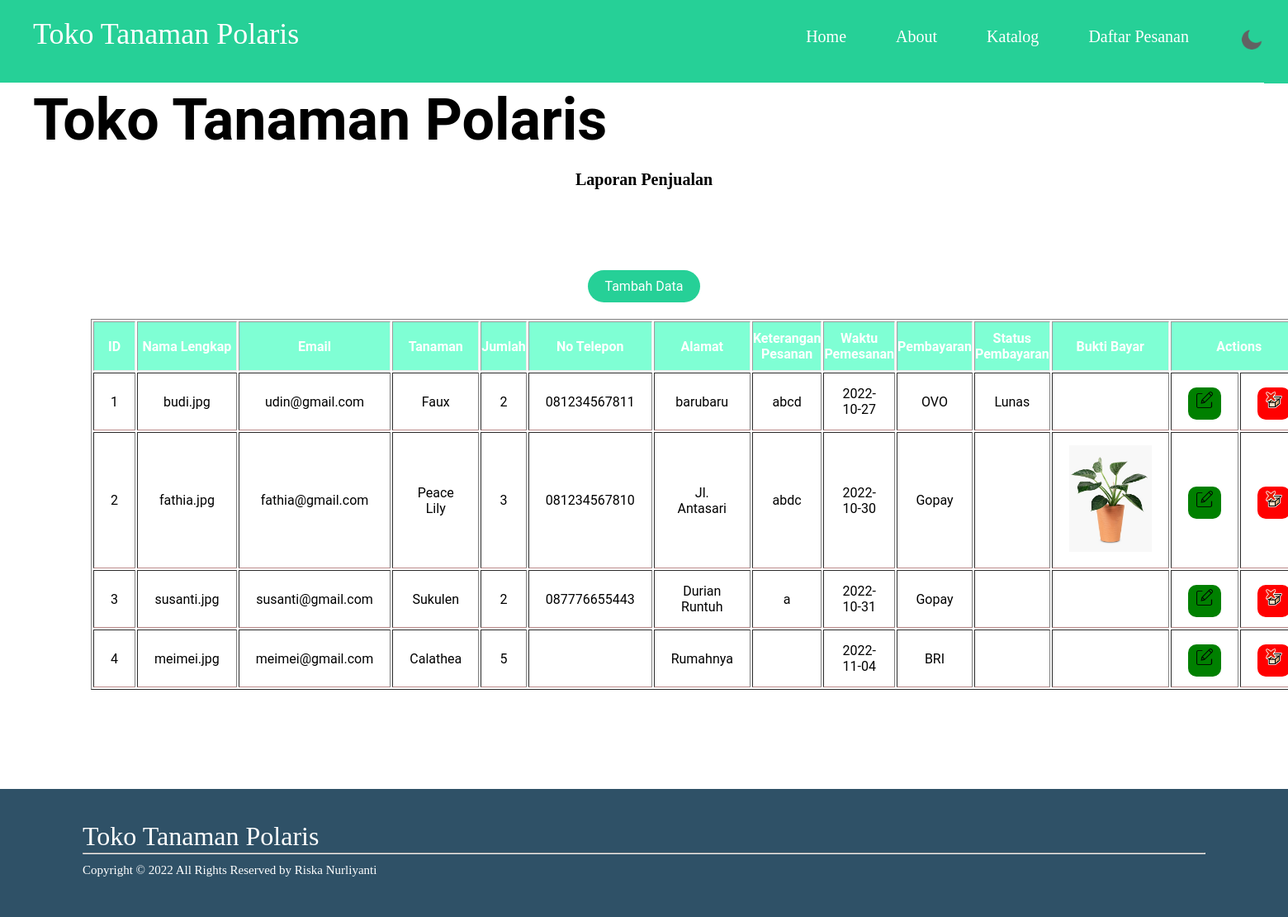
Page /laporanpenjualan.php on the committed database.
### tables this page shows
CREATE TABLE `penjualan` (
  `id` int(5) NOT NULL,
  `nama` varchar(30) NOT NULL,
  `email` varchar(30) NOT NULL,
  `tanaman` varchar(100) NOT NULL,
  `jumlah` int(11) NOT NULL,
  `telepon` varchar(15) NOT NULL,
  `alamat` varchar(30) NOT NULL,
  `keterangan` varchar(100) NOT NULL,
  `waktu_req` date NOT NULL,
  `pembayaran` varchar(10) NOT NULL,
  `statusbayar` varchar(15) NOT NULL,
  `nama_file` varchar(30) NOT NULL
);

### laporanpenjualan.php (the view, shortened to what this page needs)
<?php
    require 'config.php';
    $result = mysqli_query($db, "SELECT * FROM penjualan");
?>
<!DOCTYPE html>
<html lang="en">
  <head>
    <link rel="stylesheet" href="stylesheet/pesanan.css" />
    <link rel="stylesheet" href="stylesheet/daftarpesanan.css" />
  </head>
  <body>
    <div class="header">
      <nav>
        <div class="header-logo">Toko Tanaman Polaris</div>
        <ul class="navbar">
          <li>
            <a href="index.html"> Home </a>
          </li>
          <li>
            <a class="about" href="about.html"> About </a>
          </li>
          <li>
            <a href="katalog.html"> Katalog </a>
          </li>
          <li>
            <a href="daftarpesan.php"> Daftar Pesanan </a>
          </li>
          <li>
            <img src="Assets/moon.png" alt="dark" id="icon" />
          </li>
        </ul>
      </nav>
    </div>
    <div class="main">
      <div class="copy-container">
        <div class="container">
          <br>
          <br>
          <br>
          <h1 id="sub-judul">Toko Tanaman Polaris</h1>
          <h3 class="tanaman-title"> Laporan Penjualan</h3>
        </div>
          <div class="request-daftar">
           <br>
           <br>
           <a href="penjualan.php" class="tambah">Tambah Data</a>
            <table id="tabel" border = "1">
                <tr class="thead">
                    <th>ID</th>
                    <th nowrap>Nama Lengkap</th>
                    <th>Email</th>
                    <th>Tanaman</th>
                    <th>Jumlah</th>
                    <th>No Telepon</th>
                    <th>Alamat</th>
                    <th>Keterangan Pesanan</th>
                    <th>Waktu Pemesanan</th>
                    <th>Pembayaran</th>
                    <th>Status Pembayaran</th>
                    <th> Bukti Bayar</th>
                    <th colspan="2">Actions</th>
                </tr>
                <?php
                    $i = 1;
                    while($row = mysqli_fetch_array($result)){
                ?>
                <tr>
                    <td><?=$i;?></td>
                    <td nowrap><?=$row['nama']?></td>
                    <td><?=$row['email']?></td>
                    <td><?=$row['tanaman']?></td>
                    <td><?=$row['jumlah']?></td>
                    <td><?=$row['telepon']?></td>
                    <td><?=$row['alamat']?></td>
                    <td><?=$row['keterangan']?></td>
                    <td><?=$row['waktu_req']?></td>
                    <td><?=$row['pembayaran']?></td>
                    <td><?=$row['statusbayar']?></td>
                    <td> <img src = "gambar/<?=$row['nama_file']?>" alt="" width="100px"></td>
                    <td class="edit">
                        <a href="editjual.php?id=<?=$row['id'];?>">
                            <img src="svg/edit.png" width="20" height="20" class="bi bi-pencil-fill" viewBox="0 0 20 20">
                        </a>
                    </td>
                    <td class="hapus">
                        <a href="hapus.php?id=<?=$row['id'];?>">
                            <img src="svg/delete.png" width="20" height="20" class="bi bi-pencil-fill" viewBox="0 0 20 20">
                        </a>
                    </td>
                </tr>
                <?php
                    $i++;
                        }
                ?>
            </table>
          </div>
      </div>
    </div>
    <footer class="footer">
      <div class="footer-logo">Toko Tanaman Polaris</div>
      <hr />
      <p>Copyright &copy 2022 All Rights Reserved by Riska Nurliyanti</p>
    </footer>
  </body>
</html>

### stylesheet/pesanan.css (style rules this page uses)
html, body, ul, ol, li, h1, h2, h3, h4, h5, h6, p, form, input, div { margin: 0; padding: 0; }
:root { --primary-color: #26d097; --secondary-color: #fff; --body-color: #fff; }
body { font-family: "Avenir Next"; background-color: var(--body-color); }
nav { position: fixed; background: var(--primary-color); height: 100px; top: 0; left: 0; width: 100%; }
nav ul.navbar { float: right; margin: 0; padding: 0; display: block; }
nav ul.navbar li { display: inline-block; margin: 0 10px; }
nav ul.navbar li a { color: var(--secondary-color); font-size: 20px; text-decoration: none; }
#icon { width: 30px; cursor: pointer; }
.main { padding: 100px 80px; background-color: var(-secondary-color); }
#icon { width: px; cursor: pointer; }
.header-logo { color: var(--secondary-color); float: left; font-size: 36px; padding: 20px 40px; }
.tanaman-title { margin: 20px; text-align: center; font-size: 20px; }
.container h1 { font-size: 70px; font-family: "Roboto", sans-serif; }
.request-daftar { margin: 20px; padding: 50px; text-align: center; text-justify: left; justify-content: left; font-family: "Roboto", sans-serif; }
li { list-style: none; float: left; padding: 33px 20px; color: var(--secondary-color); }
.footer { background-color: #2f5167; color: var(--secondary-color); padding: 45px 100px; font-size: 15px; line-height: 24px; position: relative; bottom: 0; }
.footer-logo { font-size: 32px; margin-bottom: 20; }

### stylesheet/daftarpesanan.css (style rules this page uses)
table { margin-top: 30px; }
.thead { border: none; background-color: aquamarine; color: white; }
td, th { padding: 15px 20px; }
th { padding: 10px 0px; }
td { border-bottom: 1px solid rgb(187, 138, 138); }
table a { padding: 10px; border-radius: 10px; }
.edit a { background-color: green; color: white; }
.hapus a { background-color: red; color: white; }
.main { padding: 50px 40px; background-color: var(-secondary-color); }
.tambah { text-decoration: none; padding: 10px 20px; align-items: center; margin-top: 10px; border-radius: 25px; background-color: var(--primary-color); color: white; }

### rows in the picture
penjualan: nama "budi.jpg", email "udin@gmail.com", tanaman "Faux", jumlah "2", telepon "081234567811", alamat "barubaru", keterangan "abcd", waktu_req "2022-10-27", pembayaran "OVO", statusbayar "Lunas"
penjualan: nama "fathia.jpg", email "fathia@gmail.com", tanaman "Peace Lily", jumlah "3", telepon "081234567810", alamat "Jl. Antasari", keterangan "abdc", waktu_req "2022-10-30", pembayaran "Gopay", nama_file (picture)
penjualan: nama "susanti.jpg", email "susanti@gmail.com", tanaman "Sukulen", jumlah "2", telepon "087776655443", alamat "Durian Runtuh", keterangan "a", waktu_req "2022-10-31", pembayaran "Gopay"
penjualan: nama "meimei.jpg", email "meimei@gmail.com", tanaman "Calathea", jumlah "5", alamat "Rumahnya", waktu_req "2022-11-04", pembayaran "BRI"
